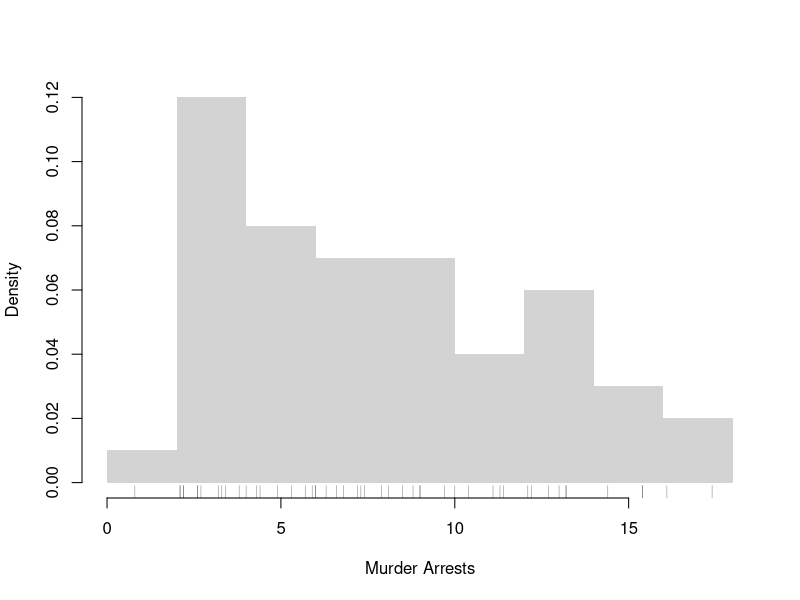
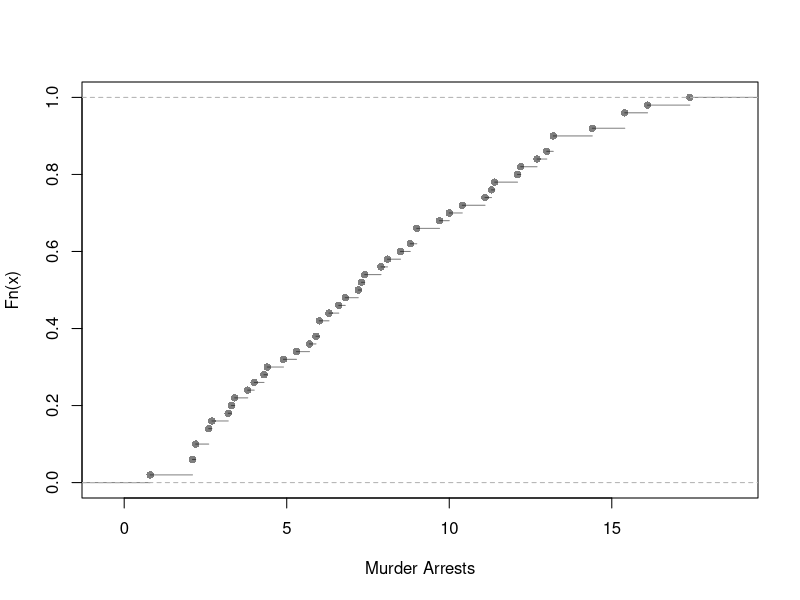
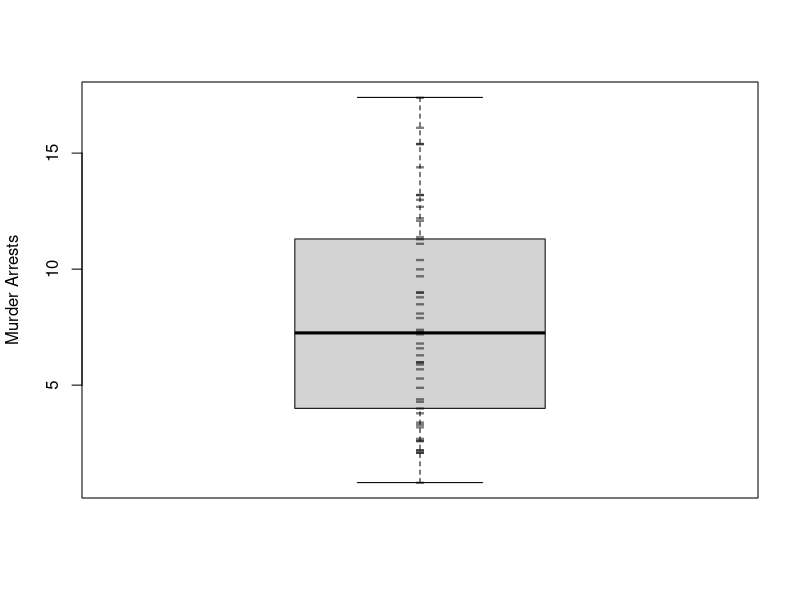
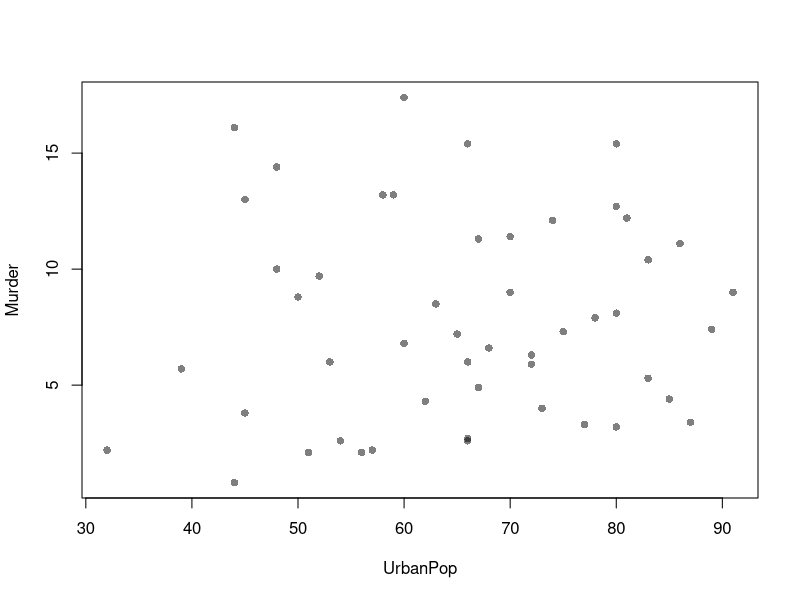
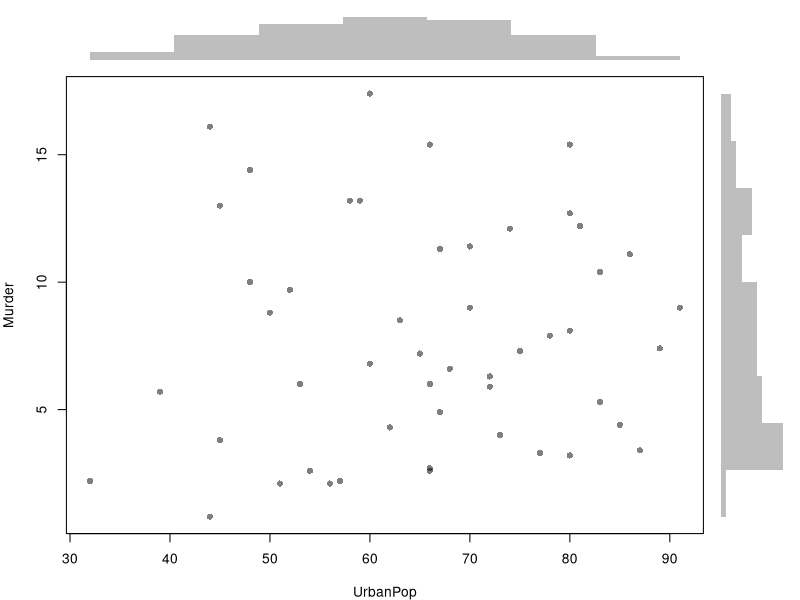
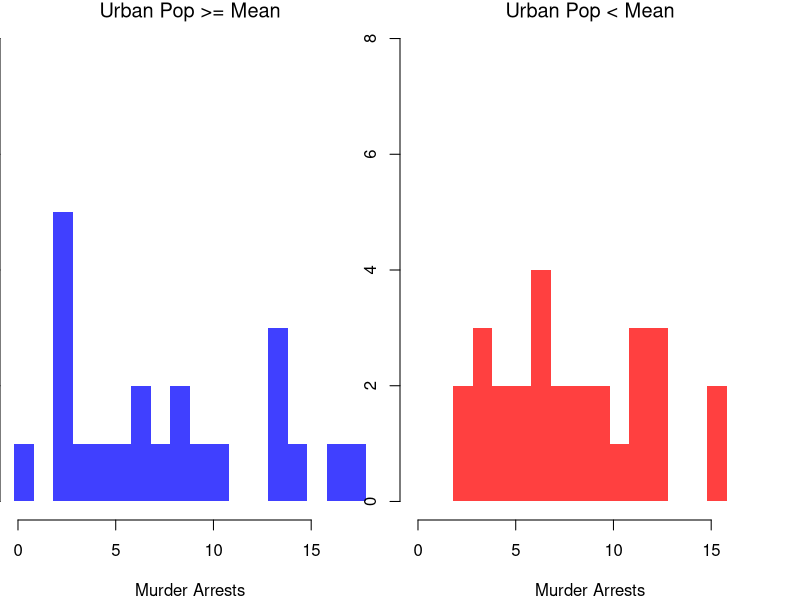
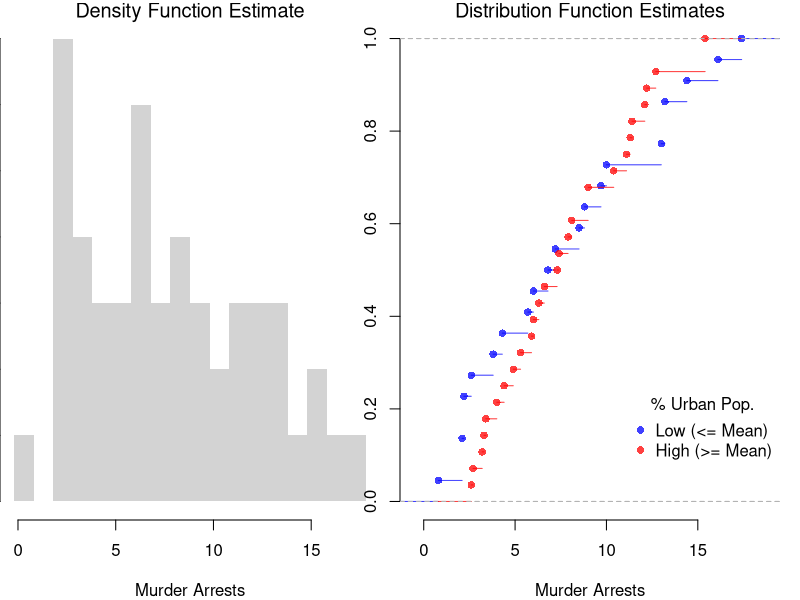
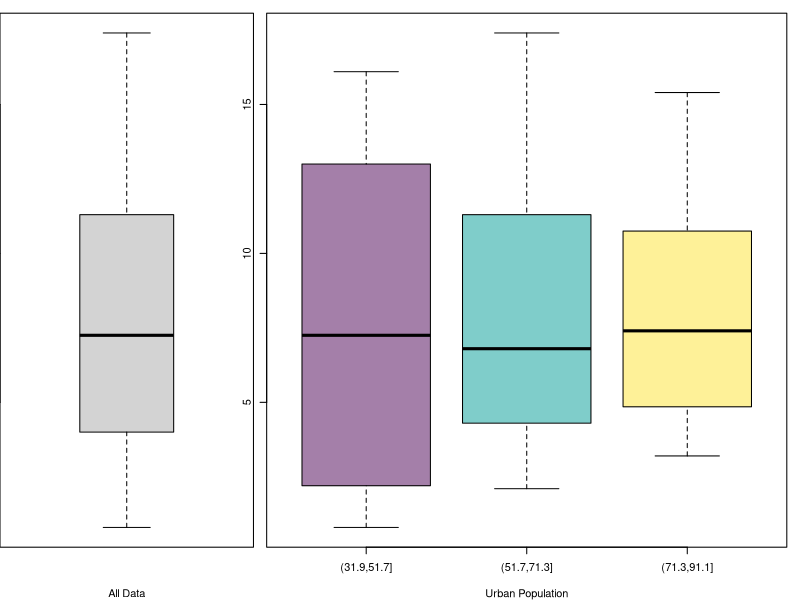

Recreate these plots in R, in order.
## ---- chunk 1
d1d <- 1:3 # Cardinal data (Discrete)
d1d
#class(d1d)

d1c <- c(1.1, 2/3, 3) # Cardinal data (Continuous)
d1c
#class(d1c)

d2o <- factor(c('A','B','C'), ordered=T) # Factor data (Ordinal)
d2o
#class(d2o)

d2c <- factor(c('Leipzig','Los Angeles','Logan'), ordered=F) # Factor data (Categorical)
d2c
#class(d2c)
## ---- chunk 2
c('hello world', 'hi mom')  # character strings

list(d1c, d2c)  # lists

# data.frames: your most common data type
    # matrix of different data-types
    # well-ordered lists
d0 <- data.frame(y=d1c, x=d2c)
d0
## ---- chunk 3
# Strings
paste( 'hi', 'mom')
paste( c('hi', 'mom'), collapse='--')

list(d1c, c('hello world'),
    list(d1d, list('...inception...'))) # lists

kingText <- "The king infringes the law on playing curling."
gsub(pattern="ing", replacement="", kingText)
# advanced usage
#gsub("[aeiouy]", "_", kingText)
#gsub("([[:alpha:]]{3})ing\\b", "\\1", kingText) 
## ---- chunk 4
head(USArrests)

# Check NA values
x <- c(1,NA,2,3)
sum(is.na(x))
## ---- chunk 5
hist(USArrests$Murder, freq=F,
    border=NA, main='', xlab='Murder Arrests')
# Raw Observations
rug(USArrests$Murder, col=grey(0,.5))
## ---- chunk 6
F_murder <- ecdf(USArrests$Murder)
# proportion of murders < 10
F_murder(10)
# proportion of murders < x, for all x
plot(F_murder, main='', xlab='Murder Arrests',
    pch=16, col=grey(0,.5))
## ---- chunk 7
x <- USArrests$Murder

# quantiles
median(x)
range(x)
quantile(x, probs=c(0,.25,.5))

# deciles are quantiles
quantile(x, probs=seq(0,1, by=.1))
## ---- chunk 8
xo <- sort(x)
xo

# median
xo[length(xo)*.5]
quantile(x, probs=.5, type=4)

# min
xo[1]
min(xo)
quantile(xo,probs=0)
## ---- chunk 9
boxplot(USArrests$Murder, main='', ylab='Murder Arrests')
# Raw Observations
stripchart(USArrests$Murder,
    pch='-', col=grey(0,.5), cex=2,
    vert=T, add=T)
## ---- chunk 10
plot(Murder~UrbanPop, USArrests, pch=16, col=grey(0.,.5))

# Add the line of best fit for pooled data
#reg <- lm(Murder~UrbanPop, data=USArrests)
#abline(reg, lty=2)
## ---- chunk 11
# Setup Plot
layout( matrix(c(2,0,1,3), ncol=2, byrow=TRUE),
    widths=c(9/10,1/10), heights=c(1/10,9/10))

# Scatterplot
par(mar=c(4,4,1,1))
plot(Murder~UrbanPop, USArrests, pch=16, col=rgb(0,0,0,.5))

# Add Marginals
par(mar=c(0,4,1,1))
xhist <- hist(USArrests$UrbanPop, plot=FALSE)
barplot(xhist$counts, axes=FALSE, space=0, border=NA)

par(mar=c(4,0,1,1))
yhist <- hist(USArrests$Murder, plot=FALSE)
barplot(yhist$counts, axes=FALSE, space=0, horiz=TRUE, border=NA)
## ---- chunk 12
# Tailored Histogram 
ylim <- c(0,8)
xbks <-  seq(min(USArrests$Murder)-1, max(USArrests$Murder)+1, by=1)

# Also show more information
# Split Data by Urban Population above/below mean
pop_mean <- mean(USArrests$UrbanPop)
murder_lowpop <- USArrests[USArrests$UrbanPop< pop_mean,'Murder']
murder_highpop <- USArrests[USArrests$UrbanPop>= pop_mean,'Murder']
cols <- c(low=rgb(0,0,1,.75), high=rgb(1,0,0,.75))

par(mfrow=c(1,2))
hist(murder_lowpop,
    breaks=xbks, col=cols[1],
    main='Urban Pop >= Mean', font.main=1,
    xlab='Murder Arrests',
    border=NA, ylim=ylim)

hist(murder_highpop,
    breaks=xbks, col=cols[2],
    main='Urban Pop < Mean', font.main=1,
    xlab='Murder Arrests',
    border=NA, ylim=ylim)
## ---- chunk 13
par(mfrow=c(1,2))
# Full Sample Density
hist(USArrests$Murder, 
    main='Density Function Estimate', font.main=1,
    xlab='Murder Arrests',
    breaks=xbks, freq=F, border=NA)

# Split Sample Distribution Comparison
F_lowpop <- ecdf(murder_lowpop)
plot(F_lowpop, col=cols[1],
    pch=16, xlab='Murder Arrests',
    main='Distribution Function Estimates',
    font.main=1, bty='n')
F_highpop <- ecdf(murder_highpop)
plot(F_highpop, add=T, col=cols[2], pch=16)

legend('bottomright', col=cols,
    pch=16, bty='n', inset=c(0,.1),
    title='% Urban Pop.',
    legend=c('Low (<= Mean)','High (>= Mean)'))
## ---- chunk 14
layout( t(c(1,2,2)))
boxplot(USArrests$Murder, main='',
    xlab='All Data', ylab='Murder Arrests')

# K Groups with even spacing
K <- 3
USArrests$UrbanPop_Kcut <- cut(USArrests$UrbanPop,K)
Kcols <- hcl.colors(K,alpha=.5)
boxplot(Murder~UrbanPop_Kcut, USArrests,
    main='', col=Kcols,
    xlab='Urban Population', ylab='')

# 4 Groups with equal numbers of observations
#Qcuts <- c(
#    '0%'=min(USArrests$UrbanPop)-10*.Machine$double.eps,
#    quantile(USArrests$UrbanPop, probs=c(.25,.5,.75,1)))
#USArrests$UrbanPop_cut <- cut(USArrests$UrbanPop, Qcuts)
#boxplot(Murder~UrbanPop_cut, USArrests, col=hcl.colors(4,alpha=.5))
## ---- chunk 15
# High Assault Areas
assault_high <- USArrests$Assault > median(USArrests$Assault)
cols <- ifelse(assault_high, rgb(1,0,0,.5), rgb(0,0,1,.5))

# Scatterplot
# Show High Assault Areas via 'cex=' or 'pch='
# Could further add regression lines for each data split
plot(Murder~UrbanPop, USArrests, pch=16, col=cols)
